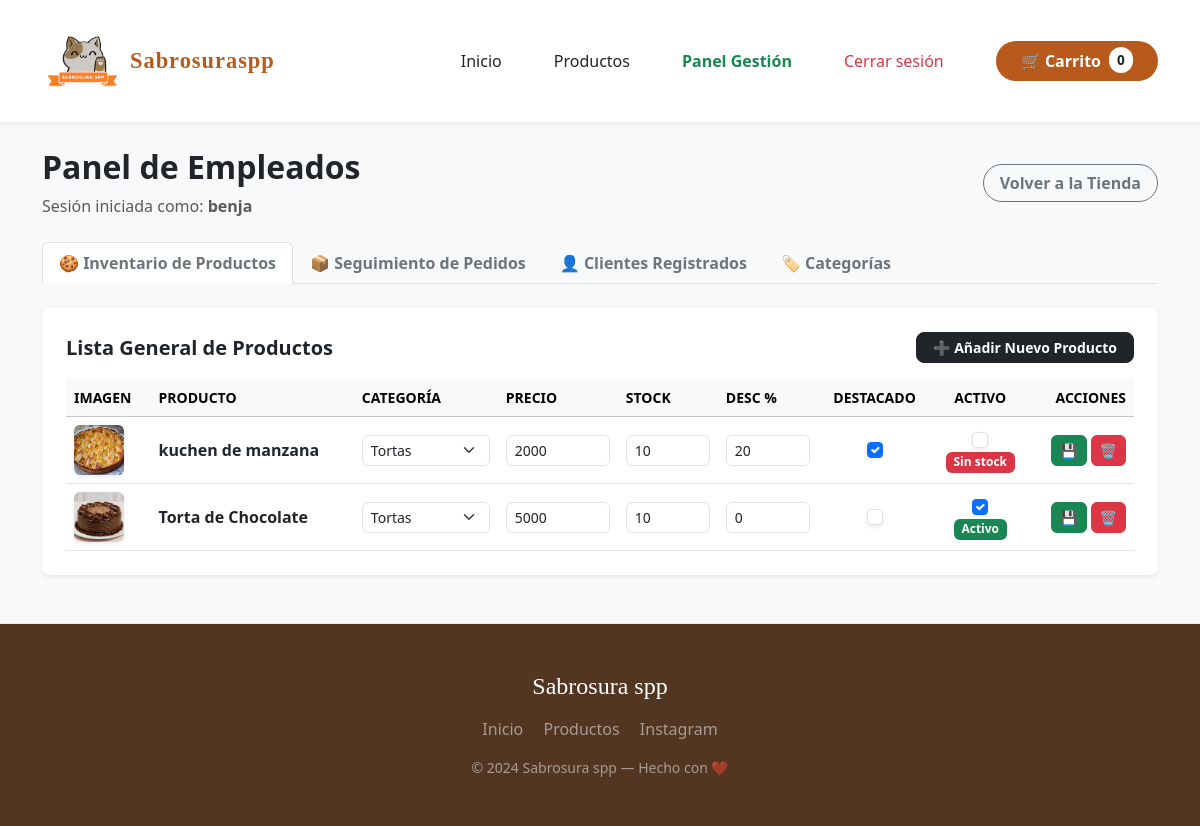
Before: /panel-empleados/ (signed in) with the older database file.
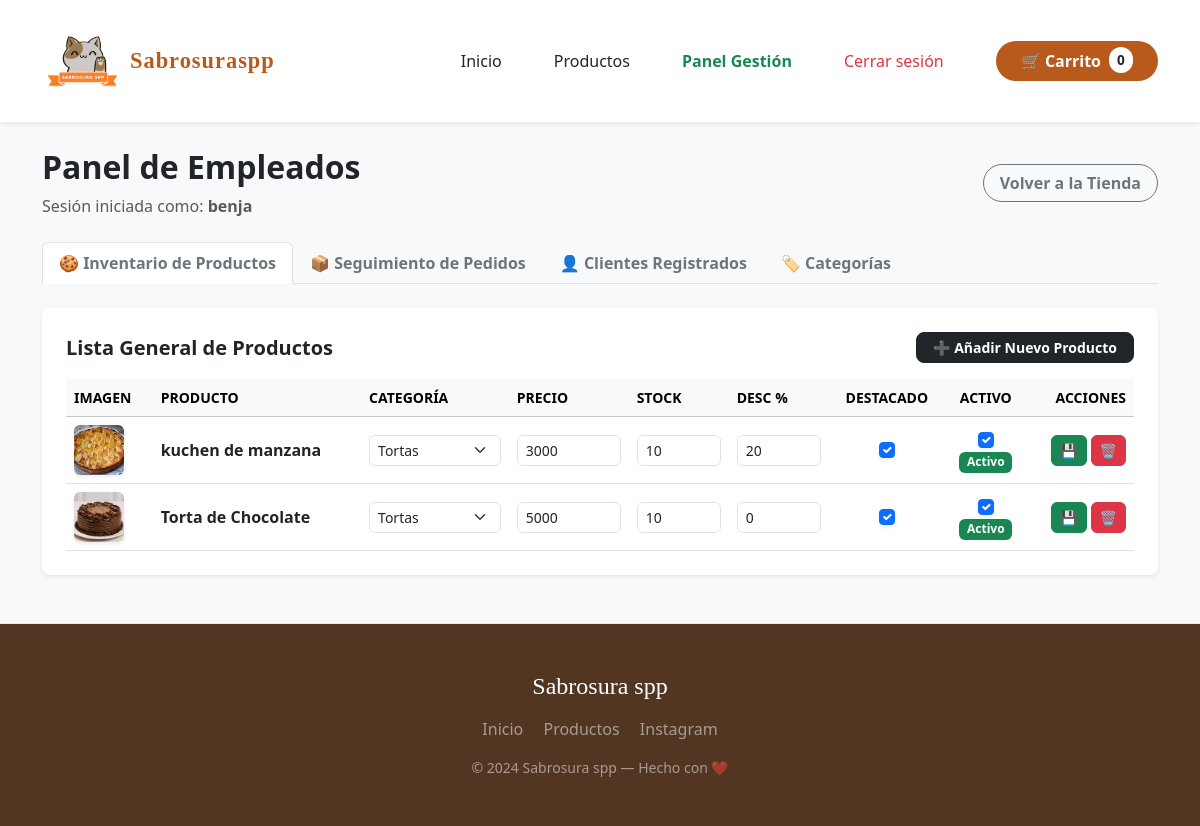
After: the same page with the newer database file.
### Reposteria_app/models.py (models this page shows, shortened)
class Producto(models.Model):
    nombre = models.CharField(max_length=150, verbose_name="Nombre del Producto")
    descripcion = models.TextField(verbose_name="Descripción")
    precio = models.IntegerField(verbose_name="Precio")
    imagen = models.ImageField(upload_to='productos/', blank=True, null=True, verbose_name="Imagen del Producto")
    categoria = models.ForeignKey(Categoria, on_delete=models.CASCADE, related_name="productos", verbose_name="Categoría")
    disponible = models.BooleanField(default=True, verbose_name="Disponible")
    stock = models.IntegerField(default=0, verbose_name="Stock Disponible")
    destacado = models.BooleanField(default=False, verbose_name="Destacado en Inicio")
    descuento = models.IntegerField(default=0, verbose_name="Descuento (%)")
    class Meta:
        verbose_name = "Producto"
        verbose_name_plural = "Productos"

class Categoria(models.Model):
    nombre = models.CharField(max_length=100, unique=True, verbose_name="Nombre de la Categoría")
    class Meta:
        verbose_name = "Categoría"
        verbose_name_plural = "Categorías"

### Reposteria_app/views.py (the view, shortened to what this page needs)
# urls.py: path('panel-empleados/', views.panel_empleados, name='panel_empleados'),
@login_required
def panel_empleados(request):
    if not (request.user.is_staff or request.user.is_superuser):
        messages.error(request, "No tienes permisos para acceder a esta sección.")
        return redirect('inicio')
    context = {
        'productos':  Producto.objects.all(),
        'categorias': Categoria.objects.all(),
        'pedidos':    Pedido.objects.all().distinct().order_by('-id'),
        'clientes':   User.objects.all().order_by('-is_superuser', '-is_staff', 'username'),
    }
    return render(request, 'Reposteria_app/panel_empleados.html', context)

### Reposteria_app/templates/Reposteria_app/panel_empleados.html (shortened to what the changed rows need)
{% extends 'layouts/base.html' %}
{% block content %}
<link href="https://cdn.jsdelivr.net/npm/bootstrap@5.3.3/dist/css/bootstrap.min.css" rel="stylesheet">
<div class="container py-5" style="font-family: system-ui, -apple-system, 'Segoe UI', Roboto, Helvetica, Arial, sans-serif;">
  <div class="d-flex justify-content-between align-items-center mb-4">
    <div>
      <h1 class="h2 text-dark fw-bold">Panel de Empleados</h1>
    </div>
  </div>
  <div class="tab-content" id="panelTabsContent">
    <div class="tab-pane fade show active" id="productos-pane" role="tabpanel">
      <div class="card border-0 shadow-sm rounded-3 p-4 bg-white">
        <div class="table-responsive">
          <table class="table table-hover align-middle m-0">
            <thead class="table-light small text-uppercase text-secondary fw-bold">
              <tr>
                <th>Imagen</th>
                <th>Producto</th>
                <th>Categoría</th>
                <th style="width: 120px;">Precio</th>
                <th style="width: 100px;">Stock</th>
                <th style="width: 100px;">Desc %</th>
                <th class="text-center">Destacado</th>
                <th class="text-center">Activo</th>
                <th class="text-end">Acciones</th>
              </tr>
            </thead>
            <tbody>
              {% for prod in productos %}
              <tr>
                <form id="form_update_{{ prod.id }}" method="POST" action="">
                  <td>
                    {% if prod.imagen %}
                      <img src="{{ prod.imagen.url }}" class="rounded shadow-sm" style="width: 50px; height: 50px; object-fit: cover;">
                    {% else %}
                      <div class="bg-secondary-subtle rounded text-center fw-bold" style="width: 50px; height: 50px; line-height: 50px;">🍰</div>
                    {% endif %}
                  </td>
                  <td><span class="fw-bold text-dark">{{ prod.nombre }}</span></td>
                  <td>
                    <select name="categoria_id" class="form-select form-select-sm rounded-2">
                      {% for cat in categorias %}
                        <option value="{{ cat.id }}" {% if cat.id == prod.categoria.id %}selected{% endif %}>{{ cat.nombre }}</option>
                      {% endfor %}
                    </select>
                  </td>
                  <td><input type="number" name="precio" class="form-control form-select-sm rounded-2" value="{{ prod.precio }}" required></td>
                  <td><input type="number" name="stock" class="form-control form-select-sm rounded-2" value="{{ prod.stock }}" required></td>
                  <td><input type="number" name="descuento" class="form-control form-select-sm rounded-2" value="{{ prod.descuento|default:0 }}"></td>
                  <td class="text-center">
                    <input type="checkbox" name="destacado" value="on" class="form-check-input shadow-sm" {% if prod.destacado %}checked{% endif %}>
                  </td>
                  <td class="text-center">
                    <div class="d-flex flex-column align-items-center gap-1">
                      <input type="checkbox" name="disponible" value="on" class="form-check-input shadow-sm"
                        {% if prod.disponible %}checked{% endif %}
                        onchange="
                          var badge = this.closest('tr').querySelector('.badge-estado');
                          badge.textContent = this.checked ? 'Activo' : 'Sin stock';
                          badge.className = 'badge badge-estado ' + (this.checked ? 'bg-success' : 'bg-danger');
                        ">
                      <span class="badge badge-estado {{ prod.disponible|yesno:'bg-success,bg-danger' }}">
                        {{ prod.disponible|yesno:'Activo,Sin stock' }}
                      </span>
                    </div>
                  </td>
                  <td class="text-end">
                    <div class="d-flex gap-1 justify-content-end">
                      <button type="submit" class="btn btn-sm btn-success px-2 rounded-2" title="Guardar cambios">💾</button>
                </form>
                      <form method="POST" action="" onsubmit="return confirm('¿Seguro que deseas eliminar este producto?');" class="m-0 d-inline">
                        <button type="submit" name="accion" value="eliminar_producto" class="btn btn-sm btn-danger px-2 rounded-2" title="Borrar">🗑️</button>
                      </form>
                    </div>
              {% endfor %}
        </div>
      </div>
    </div>
{% endblock %}

Changed rows visible on the page:
changed Producto "kuchen de manzana": precio "2000" → "3000"; disponible "☐" → "☑"; disponible "Sin stock" → "Activo"
changed Producto "Torta de Chocolate": destacado "☐" → "☑"
